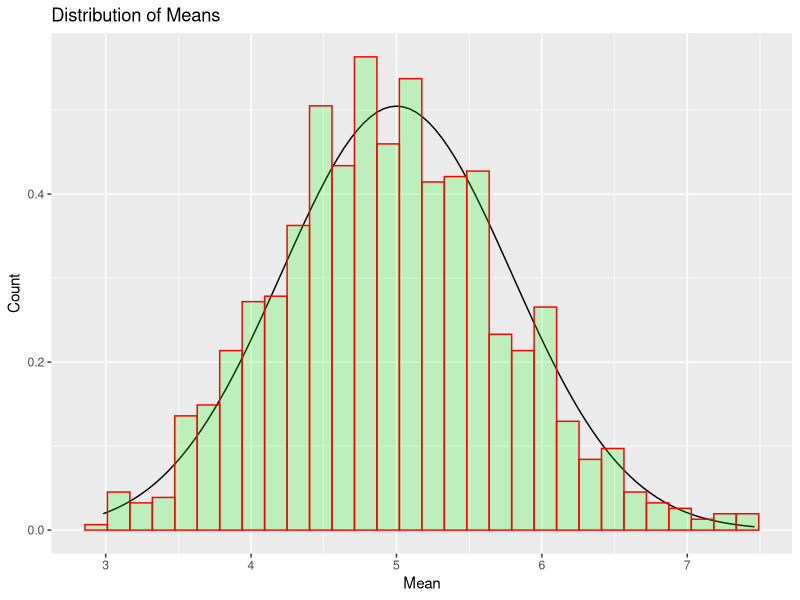

Write the R code that produced this figure.
## ---- chunk 1
require(ggplot2)
N=10000
n=40
m=5
ypop=rexp(N, 1/m)

y=data.frame()
for(i in 1:1000)
  {
    ysamp=sample(ypop,n, replace=FALSE)
    y[i,1]=mean(ysamp)
    y[i,2]=var(ysamp)
    ##print(x)
   }


ggplot(y, aes(V1))  + stat_function(fun = dnorm, args = list(mean = 5, sd = 5/sqrt(n))) + geom_histogram(aes(y=..density..), col="red", 
                                       fill="green", 
                                       alpha = .2)  +
     labs(title="Distribution of Means") +
     labs(x="Mean", y="Count")

## ---- chunk 2
mean(y[,1])
#theoretical mean
## ---- chunk 3
m
## ---- chunk 4
sd(y[,1])
#theoretical mean
## ---- chunk 5
m/sqrt(n)
